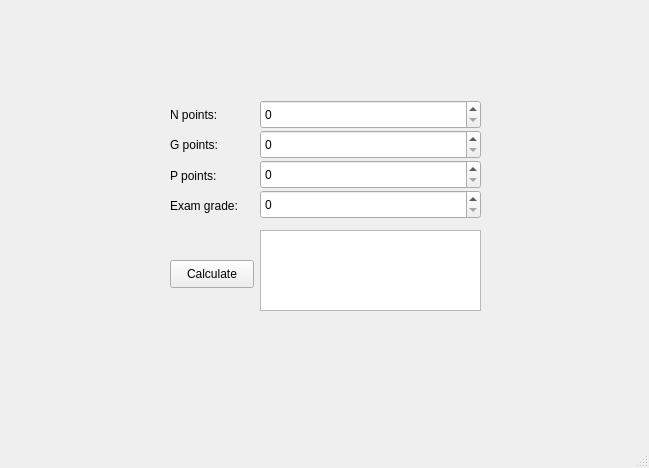
<?xml version="1.0" encoding="UTF-8"?>
<ui version="4.0">
 <class>MainWindow</class>
 <widget class="QMainWindow" name="MainWindow">
  <property name="geometry">
   <rect>
    <x>0</x>
    <y>0</y>
    <width>649</width>
    <height>468</height>
   </rect>
  </property>
  <property name="windowTitle">
   <string>MainWindow</string>
  </property>
  <widget class="QWidget" name="centralwidget">
   <widget class="QLabel" name="label">
    <property name="geometry">
     <rect>
      <x>170</x>
      <y>99</y>
      <width>81</width>
      <height>31</height>
     </rect>
    </property>
    <property name="text">
     <string>N points:</string>
    </property>
   </widget>
   <widget class="QLabel" name="label_2">
    <property name="geometry">
     <rect>
      <x>170</x>
      <y>129</y>
      <width>81</width>
      <height>31</height>
     </rect>
    </property>
    <property name="text">
     <string>G points:</string>
    </property>
   </widget>
   <widget class="QLabel" name="label_3">
    <property name="geometry">
     <rect>
      <x>170</x>
      <y>160</y>
      <width>81</width>
      <height>31</height>
     </rect>
    </property>
    <property name="text">
     <string>P points:</string>
    </property>
   </widget>
   <widget class="QLabel" name="label_4">
    <property name="geometry">
     <rect>
      <x>170</x>
      <y>190</y>
      <width>81</width>
      <height>31</height>
     </rect>
    </property>
    <property name="text">
     <string>Exam grade:</string>
    </property>
   </widget>
   <widget class="QTextBrowser" name="textBrowser">
    <property name="geometry">
     <rect>
      <x>260</x>
      <y>230</y>
      <width>221</width>
      <height>81</height>
     </rect>
    </property>
   </widget>
   <widget class="QSpinBox" name="spinBoxN">
    <property name="geometry">
     <rect>
      <x>260</x>
      <y>100</y>
      <width>221</width>
      <height>29</height>
     </rect>
    </property>
   </widget>
   <widget class="QSpinBox" name="spinBoxG">
    <property name="geometry">
     <rect>
      <x>260</x>
      <y>130</y>
      <width>221</width>
      <height>29</height>
     </rect>
    </property>
   </widget>
   <widget class="QSpinBox" name="spinBoxP">
    <property name="geometry">
     <rect>
      <x>260</x>
      <y>160</y>
      <width>221</width>
      <height>29</height>
     </rect>
    </property>
   </widget>
   <widget class="QSpinBox" name="spinBoxE">
    <property name="geometry">
     <rect>
      <x>260</x>
      <y>190</y>
      <width>221</width>
      <height>29</height>
     </rect>
    </property>
   </widget>
   <widget class="QPushButton" name="calculatePushButton">
    <property name="geometry">
     <rect>
      <x>170</x>
      <y>260</y>
      <width>84</width>
      <height>28</height>
     </rect>
    </property>
    <property name="text">
     <string>Calculate</string>
    </property>
   </widget>
  </widget>
  <widget class="QMenuBar" name="menubar">
   <property name="geometry">
    <rect>
     <x>0</x>
     <y>0</y>
     <width>649</width>
     <height>25</height>
    </rect>
   </property>
  </widget>
  <widget class="QStatusBar" name="statusbar"/>
 </widget>
 <resources/>
 <connections/>
</ui>
